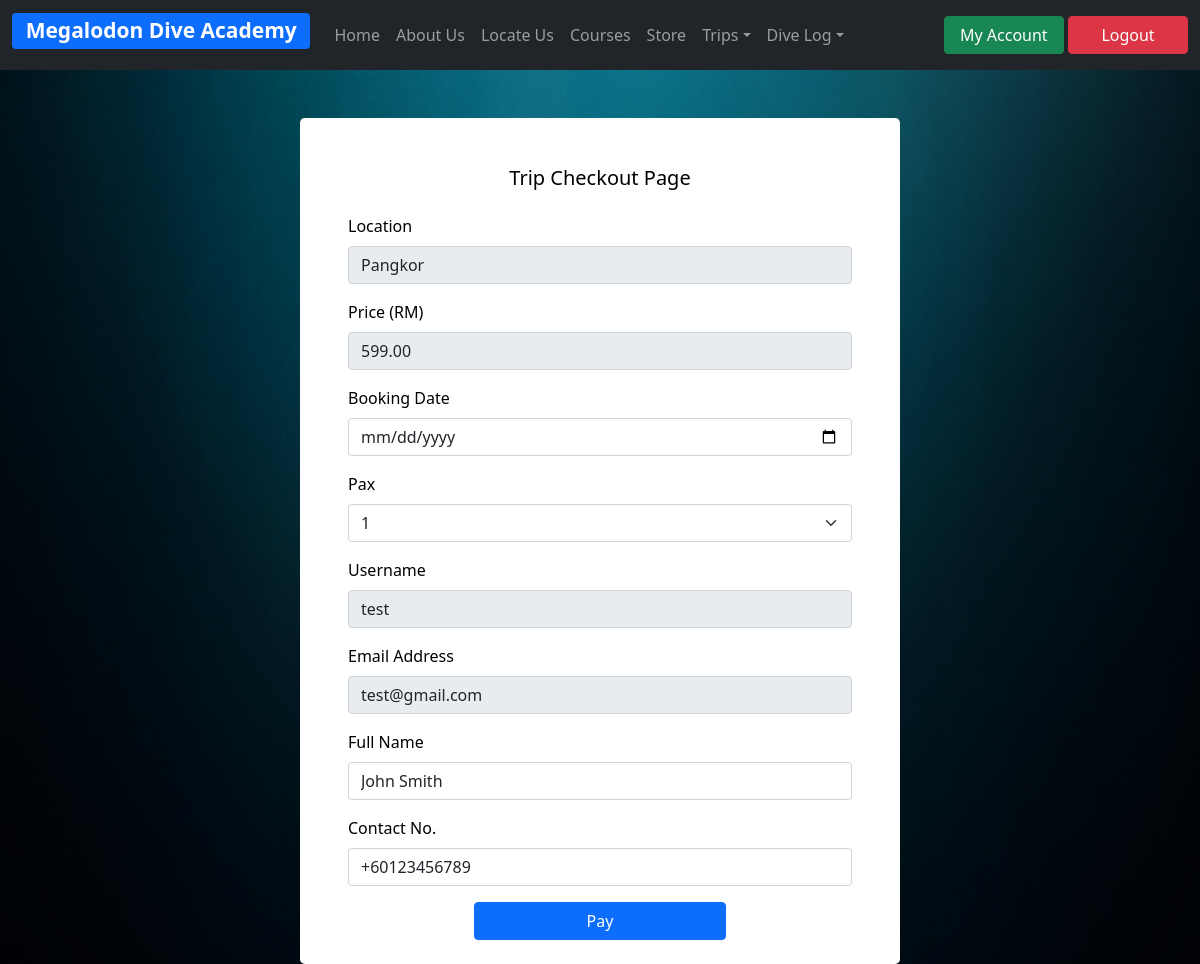
/tripCheckout.php?id=2 (signed in), run on the app's committed database.
### tables this page shows
CREATE TABLE `trip` (
  `id` int(11) NOT NULL,
  `location` varchar(100) NOT NULL,
  `price` varchar(100) NOT NULL
);

CREATE TABLE `user` (
  `userID` int(11) NOT NULL,
  `username` varchar(15) NOT NULL,
  `email` varchar(255) NOT NULL,
  `password` varchar(255) NOT NULL,
  `name` varchar(100) DEFAULT NULL,
  `contactNo` varchar(100) DEFAULT NULL,
  `address` varchar(1000) DEFAULT NULL
);

### tripCheckout.php (the view, shortened to what this page needs)
<?php
include('db/server.php');
include('header/navUser.php');
?>
<!DOCTYPE html>
<html>
    <head>
        <link href="https://cdn.jsdelivr.net/npm/bootstrap@5.1.3/dist/css/bootstrap.min.css" rel="stylesheet">
        <link rel="stylesheet" type="text/css" href="css/style.css" />
    </head>
    <body>
    <div class="mx-auto mt-5 mb-2 bg-white text-black p-5 pb-2" style=" height:fit-content; width:600px; border-radius: .30rem">
            <form action="tripCheckout.php" method="POST">
                <h5 class="text-center mb-4">Trip Checkout Page</h1>
                <?php
                $id = isset($_GET['id']) ? $_GET['id'] : '';
                $tripDetails = $mysqli->query("SELECT * FROM trip WHERE id='$id'") or die(mysqli_error($mysqli));
                while ($row = $tripDetails->fetch_assoc()): ?>
                <div class="mb-3">
                    <label class="form-label">Location</label>
                    <input class="form-control" type="text" name="location" value="<?php echo $row['location']; ?>" readonly>
                </div>
                <div class="mb-3">
                    <label class="form-label">Price (RM)</label>
                    <input class="form-control" type="text" name="price" value="<?php echo $row['price']; ?>" readonly>
                </div>
                <?php endwhile; ?>
                <div class="mb-3">
                    <label class="form-label" for="bookingDate">Booking Date</label>
                    <input type="date" class="form-control" id="bookingDate" name="bookingDate">
                </div>
                <div class="mb-3">
                    <label class="form-label">Pax</label>
                    <select class="form-select mb-3" aria-label="pax" name="pax">
                        <option selected>1</option>
                    </select>
                </div>
                <div class="mb-3">
                    <label class="form-label">Username</label>
                    <input class="form-control" type="text" name="username" value="<?php echo $_SESSION['username']; ?>"readonly>
                </div>
                <?php
                $username = $_SESSION['username'];
                $userDetails = $mysqli->query("SELECT * FROM user WHERE username='$username'") or die(mysqli_error($mysqli));
                while ($row = $userDetails->fetch_assoc()): ?>
                <div class="mb-3">
                    <label class="form-label">Email Address</label>
                    <input class="form-control"type="text" name="email" value="<?php echo $row['email']; ?>" placeholder="youremail@example.com" readonly>
                </div>
                <div class="mb-3">
                    <label class="form-label">Full Name</label>
                    <input class="form-control"type="text" name="name" value="<?php echo $row['name']; ?>" placeholder="John Smith">
                </div>
                <div class="mb-3">
                    <label class="form-label">Contact No.</label>
                    <input class="form-control"type="text" name="contact" value="<?php echo $row['contactNo']; ?>" placeholder="+60123456789">
                </div>
                <?php endwhile; ?>
                <div class="d-grid gap-2 col-6 mx-auto">
                    <button class="btn btn-primary" type="submit" name="tripCheckout">Pay</button>
                </div>
            </form>
        </div>
    </body>
</html>

### css/style.css (style rules this page uses)
body, html { height: 100%; background-image: url(http://localhost/scubaWebsite/img/background.jpg); background-position: center; background-repeat: no-repeat; background-size: cover; background-color: #030303; }

### data on the page
trip: location "Pangkor", price "599.00"
user: email "test@gmail.com", name "John Smith", contact "+60123456789"
